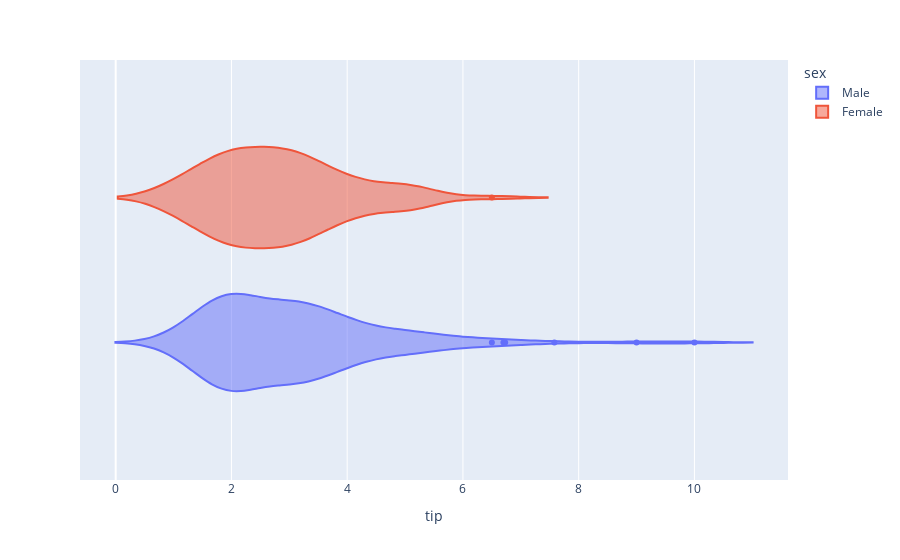

Notebook source saved alongside this figure:
### Code cell
px.violin(tips, 'tip' ,  color='sex')

### Figure 1 — Plotly figure (JSON) as saved in the notebook; plotly's stock layout.template omitted (floating-point values rounded to 4 significant figures; data arrays with more than 128 entries replaced by an {"elided": "..."} marker saying what was removed)
{"data": [{"alignmentgroup": "True", "box": {"visible": false}, "hovertemplate": "sex=Male<br>tip=%{x}<extra></extra>", "legendgroup": "Male", "marker": {"color": "#636efa"}, "name": "Male", "offsetgroup": "Male", "orientation": "h", "scalegroup": "True", "showlegend": true, "type": "violin", "x": {"elided": "157 float values"}, "x0": " ", "xaxis": "x", "y0": " ", "yaxis": "y"}, {"alignmentgroup": "True", "box": {"visible": false}, "hovertemplate": "sex=Female<br>tip=%{x}<extra></extra>", "legendgroup": "Female", "marker": {"color": "#EF553B"}, "name": "Female", "offsetgroup": "Female", "orientation": "h", "scalegroup": "True", "showlegend": true, "type": "violin", "x": [2.5, 5, 4.67, 5, 5.17, 5.2, 3.09, 4.2, 2, 1.5, 5.14, 3.14, 5, 4, 6.5, 3.75, 2.92, 3.61, 5, 3.25, 2.88, 3.48, 2.45, 2.75, 2.83, 3.5, 1.36, 4.08, 3, 1.01, 3, 4.19, 3.25, 3.5, 3, 2, 2.3, 3, 2.47, 3.5, 2.5, 3.07, 3.5, 2.5, 2.23, 3.5, 3.23, 3, 2.2, 2, 3, 2, 3, 4.3, 3.02, 1.1, 1.68, 2, 2, 2.61, 2.5, 2.01, 1.8, 2.23, 2.75, 4, 2, 1.63, 2.52, 3.48, 1.5, 2, 1.5, 1.61, 2.5, 1.67, 2, 2, 1.83, 2, 2.6, 1.25, 1.5, 1, 4, 1, 1], "x0": " ", "xaxis": "x", "y0": " ", "yaxis": "y"}], "layout": {"legend": {"title": {"text": "sex"}, "tracegroupgap": 0}, "margin": {"t": 60}, "violinmode": "group", "xaxis": {"anchor": "y", "domain": [0, 1], "title": {"text": "tip"}}, "yaxis": {"anchor": "x", "domain": [0, 1]}}}
